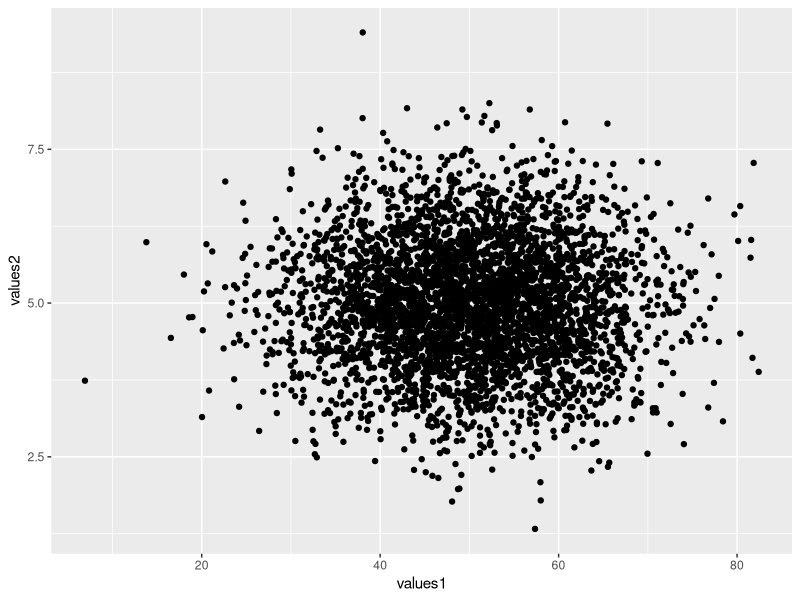
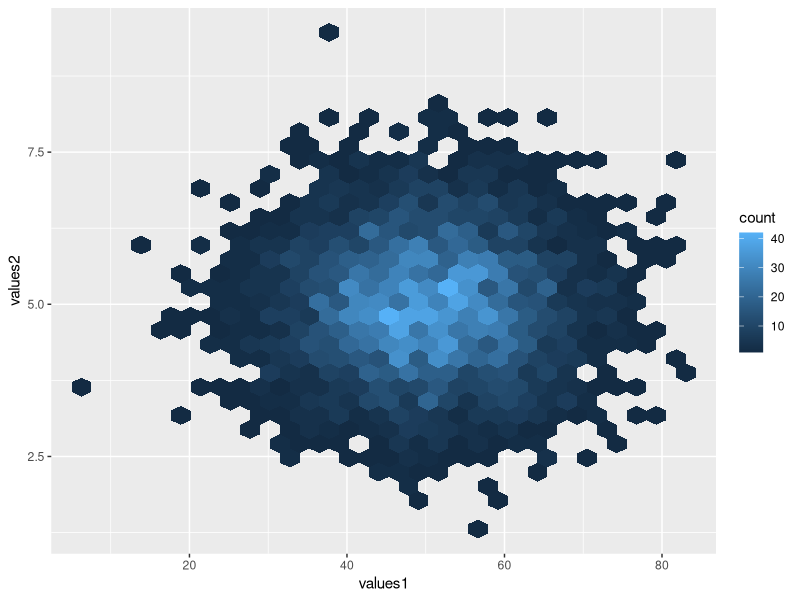
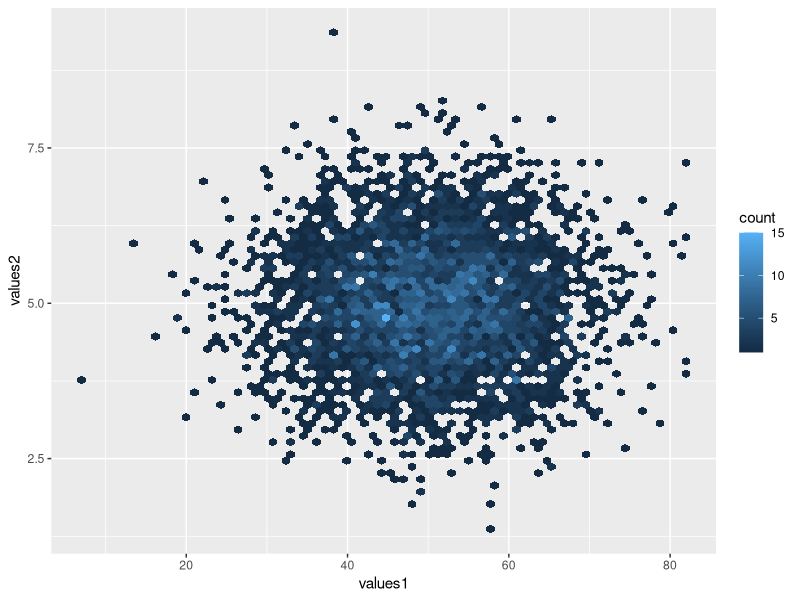
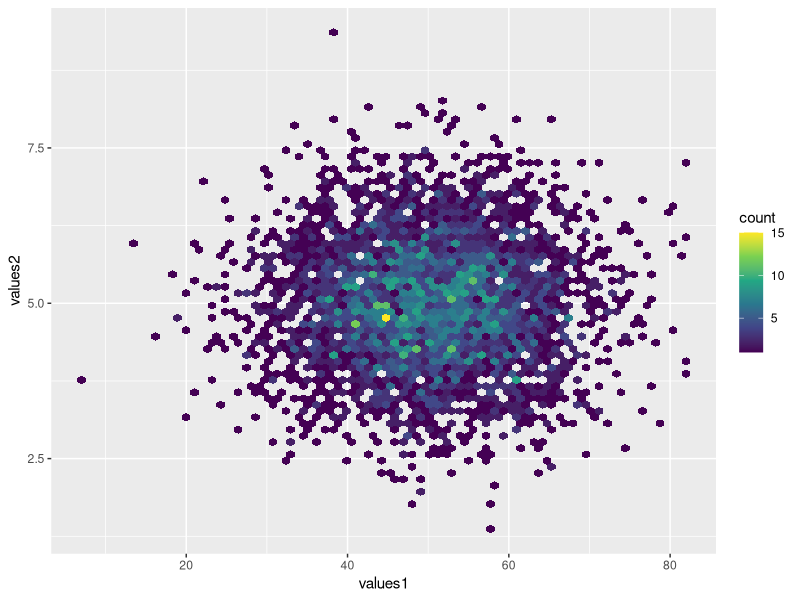

Source code (R) for these figures, in order:
## ---- chunk 1
knitr::opts_chunk$set(echo = TRUE, fig.align='center')

# title: Creating a Hexbin plot
# author: jonathan
# revised: 18/3/2020 

WEB <- c("https://bioceed.uib.no/dropfolder/bioSTATS/Rmd/Visualizing/Simple/hexbin.html")
GIT <- c("https://github.com/jonathansoule/biostats/blob/master/Visualizing/Simple/hexbin.Rmd")
library(ggplot2)
# variable 1
values1 <- rnorm(4000, mean=50, sd=10)
# variable 2
values2 <- rnorm(4000, mean=5, sd=1)
## ---- chunk 2
# dataframe
df <- data.frame(values1, values2)
str(df)
## ---- chunk 3
ggplot(df, aes(values1, values2)) +
  geom_point()
## ---- chunk 4
ggplot(df, aes(values1, values2)) +
  geom_hex()  
## ---- chunk 5
ggplot(df, aes(values1, values2)) +
  geom_hex(bins = 70)  
## ---- chunk 6
ggplot(df, aes(values1, values2)) +
  geom_hex(bins = 70) + 
  scale_fill_viridis_c()
